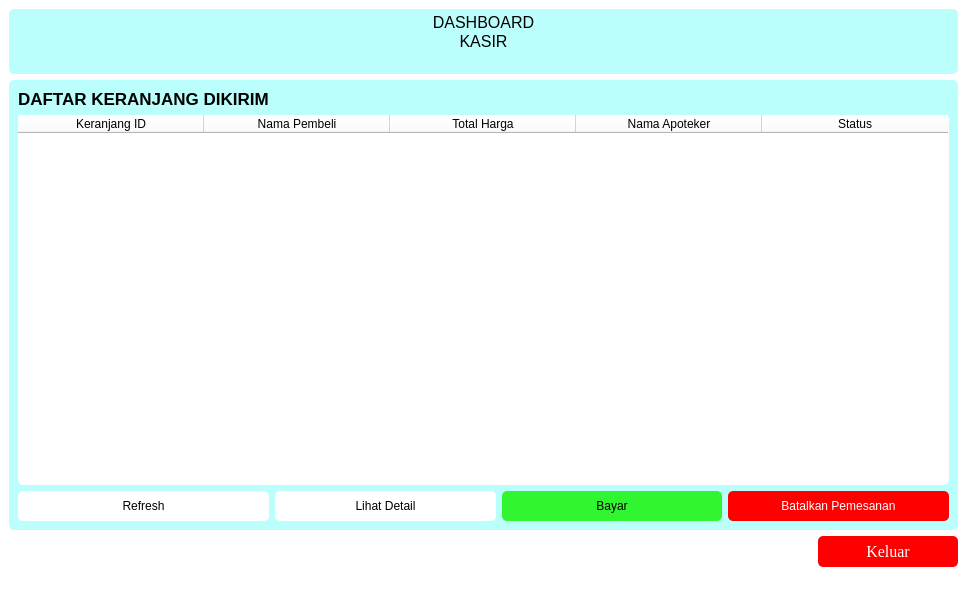
<?xml version="1.0" encoding="UTF-8"?>
<ui version="4.0">
 <class>MainWindow</class>
 <widget class="QMainWindow" name="MainWindow">
  <property name="geometry">
   <rect>
    <x>0</x>
    <y>0</y>
    <width>967</width>
    <height>601</height>
   </rect>
  </property>
  <property name="windowTitle">
   <string>MainWindow</string>
  </property>
  <property name="styleSheet">
   <string notr="true">background-color: rgb(255, 255, 255);</string>
  </property>
  <widget class="QWidget" name="centralwidget">
   <layout class="QVBoxLayout" name="verticalLayout">
    <item>
     <widget class="QTextBrowser" name="textBrowser">
      <property name="maximumSize">
       <size>
        <width>16777215</width>
        <height>65</height>
       </size>
      </property>
      <property name="styleSheet">
       <string notr="true">background-color: rgb(187, 255, 253);
border-radius: 5px;</string>
      </property>
      <property name="html">
       <string>&lt;!DOCTYPE HTML PUBLIC &quot;-//W3C//DTD HTML 4.0//EN&quot; &quot;http://www.w3.org/TR/REC-html40/strict.dtd&quot;&gt;
&lt;html&gt;&lt;head&gt;&lt;meta name=&quot;qrichtext&quot; content=&quot;1&quot; /&gt;&lt;meta charset=&quot;utf-8&quot; /&gt;&lt;style type=&quot;text/css&quot;&gt;
p, li { white-space: pre-wrap; }
hr { height: 1px; border-width: 0; }
li.unchecked::marker { content: &quot;\2610&quot;; }
li.checked::marker { content: &quot;\2612&quot;; }
&lt;/style&gt;&lt;/head&gt;&lt;body style=&quot; font-family:'Segoe UI'; font-size:9pt; font-weight:400; font-style:normal;&quot;&gt;
&lt;p align=&quot;center&quot; style=&quot; margin-top:0px; margin-bottom:0px; margin-left:0px; margin-right:0px; -qt-block-indent:0; text-indent:0px;&quot;&gt;&lt;span style=&quot; font-size:12pt;&quot;&gt;DASHBOARD&lt;/span&gt;&lt;/p&gt;
&lt;p align=&quot;center&quot; style=&quot; margin-top:0px; margin-bottom:0px; margin-left:0px; margin-right:0px; -qt-block-indent:0; text-indent:0px;&quot;&gt;&lt;span style=&quot; font-size:12pt;&quot;&gt;KASIR&lt;/span&gt;&lt;/p&gt;&lt;/body&gt;&lt;/html&gt;</string>
      </property>
     </widget>
    </item>
    <item>
     <widget class="QFrame" name="frame">
      <property name="maximumSize">
       <size>
        <width>16777215</width>
        <height>450</height>
       </size>
      </property>
      <property name="styleSheet">
       <string notr="true">background-color: rgb(187, 255, 253);
border-radius: 5px;
</string>
      </property>
      <property name="frameShape">
       <enum>QFrame::StyledPanel</enum>
      </property>
      <property name="frameShadow">
       <enum>QFrame::Raised</enum>
      </property>
      <layout class="QGridLayout" name="gridLayout">
       <item row="3" column="3">
        <widget class="QPushButton" name="pushButton_Bayar">
         <property name="styleSheet">
          <string notr="true">QPushButton { 
background-color: rgb(49, 245, 46);
	border-radius: 5px;
padding: 8px 8px; 
}

/* Saat kursor hover */
QPushButton:hover {
     /* warna saat hover */
	background-color: rgb(85, 255, 127);
    color: black;
}

/* Saat tombol ditekan */
QPushButton:pressed {
     /* warna saat ditekan */
		background-color: rgb(85, 255, 127);
    color: black;
}

</string>
         </property>
         <property name="text">
          <string>Bayar</string>
         </property>
        </widget>
       </item>
       <item row="3" column="2">
        <widget class="QPushButton" name="pushButton_lihatDetail">
         <property name="styleSheet">
          <string notr="true">QPushButton { 
	background-color: rgb(255, 255, 255);
    color: black;
	border-radius: 5px;
    padding: 8px 20px;
}

/* Saat kursor hover */
QPushButton:hover {
     /* warna saat hover */
	color: rgb(255, 255, 255);
	background-color: rgb(36, 79, 124);
}

/* Saat tombol ditekan */
QPushButton:pressed {
     /* warna saat ditekan */
	color: rgb(255, 255, 255);
	background-color: rgb(36, 79, 124);
}
</string>
         </property>
         <property name="text">
          <string>Lihat Detail</string>
         </property>
        </widget>
       </item>
       <item row="1" column="1" colspan="4">
        <widget class="QTableWidget" name="tableWidget">
         <property name="styleSheet">
          <string notr="true">background-color: rgb(255, 255, 255);</string>
         </property>
         <attribute name="horizontalHeaderDefaultSectionSize">
          <number>186</number>
         </attribute>
         <column>
          <property name="text">
           <string>Keranjang ID</string>
          </property>
         </column>
         <column>
          <property name="text">
           <string>Nama Pembeli</string>
          </property>
         </column>
         <column>
          <property name="text">
           <string>Total Harga</string>
          </property>
         </column>
         <column>
          <property name="text">
           <string>Nama Apoteker</string>
          </property>
         </column>
         <column>
          <property name="text">
           <string>Status</string>
          </property>
         </column>
        </widget>
       </item>
       <item row="0" column="1">
        <widget class="QLabel" name="label">
         <property name="font">
          <font>
           <pointsize>13</pointsize>
           <bold>true</bold>
          </font>
         </property>
         <property name="text">
          <string>DAFTAR KERANJANG DIKIRIM</string>
         </property>
        </widget>
       </item>
       <item row="3" column="1">
        <widget class="QPushButton" name="pushButton_refresh">
         <property name="styleSheet">
          <string notr="true">QPushButton { 
	background-color: rgb(255, 255, 255);
    color: black;
	border-radius: 5px;
    padding: 8px 20px;
}

/* Saat kursor hover */
QPushButton:hover {
     /* warna saat hover */
	color: rgb(255, 255, 255);
	background-color: rgb(36, 79, 124);
}

/* Saat tombol ditekan */
QPushButton:pressed {
     /* warna saat ditekan */
	color: rgb(255, 255, 255);
	background-color: rgb(36, 79, 124);
}
</string>
         </property>
         <property name="text">
          <string>Refresh</string>
         </property>
        </widget>
       </item>
       <item row="3" column="4">
        <widget class="QPushButton" name="pushButton_Batalkan">
         <property name="styleSheet">
          <string notr="true">QPushButton { 
border-radius: 5px;
padding: 8px 20px; 
	background-color: rgb(255, 0, 0);
    color: white;
min-width: 60px;
}

/* Saat kursor hover */
QPushButton:hover {
     /* warna saat hover */
background-color:rgb(213, 0, 0);
	color: white;
}

/* Saat tombol ditekan */
QPushButton:pressed {
     /* warna saat ditekan */
background-color: rgb(213, 0, 0);
	color: white;
}</string>
         </property>
         <property name="text">
          <string>Batalkan Pemesanan</string>
         </property>
        </widget>
       </item>
      </layout>
     </widget>
    </item>
    <item alignment="Qt::AlignRight">
     <widget class="QPushButton" name="pushButton_keluar">
      <property name="font">
       <font>
        <family>Times New Roman</family>
        <pointsize>12</pointsize>
        <italic>false</italic>
        <bold>false</bold>
       </font>
      </property>
      <property name="styleSheet">
       <string notr="true">QPushButton { 
border-radius: 5px;
	background-color: rgb(255, 0, 0);
    color: white;
padding: 6px 20px;
    min-width: 100px;
    max-width: 200px;
}

/* Saat kursor hover */
QPushButton:hover {
     /* warna saat hover */
background-color:rgb(213, 0, 0);
	color: white;
}

/* Saat tombol ditekan */
QPushButton:pressed {
     /* warna saat ditekan */
background-color: rgb(213, 0, 0);
	color: white;
}</string>
      </property>
      <property name="text">
       <string>Keluar</string>
      </property>
     </widget>
    </item>
   </layout>
  </widget>
  <widget class="QMenuBar" name="menubar">
   <property name="geometry">
    <rect>
     <x>0</x>
     <y>0</y>
     <width>967</width>
     <height>22</height>
    </rect>
   </property>
  </widget>
  <widget class="QStatusBar" name="statusbar"/>
 </widget>
 <resources>
  <include location="../Downloads/design icons/logo-apotek.qrc"/>
 </resources>
 <connections/>
</ui>
